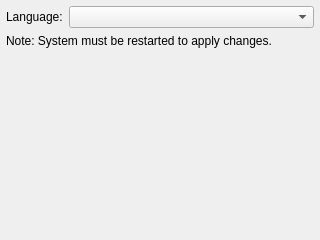
<?xml version="1.0" encoding="UTF-8"?>
<ui version="4.0">
 <class>LanguageWidget</class>
 <widget class="QWidget" name="LanguageWidget">
  <property name="geometry">
   <rect>
    <x>0</x>
    <y>0</y>
    <width>320</width>
    <height>240</height>
   </rect>
  </property>
  <property name="windowTitle">
   <string>About</string>
  </property>
  <layout class="QVBoxLayout" name="verticalLayout">
   <property name="leftMargin">
    <number>6</number>
   </property>
   <property name="topMargin">
    <number>6</number>
   </property>
   <property name="rightMargin">
    <number>6</number>
   </property>
   <property name="bottomMargin">
    <number>0</number>
   </property>
   <item>
    <layout class="QHBoxLayout" name="horizontalLayout" stretch="0,1">
     <item>
      <widget class="QLabel" name="label">
       <property name="text">
        <string>Language:</string>
       </property>
      </widget>
     </item>
     <item>
      <widget class="QComboBox" name="languages"/>
     </item>
    </layout>
   </item>
   <item>
    <widget class="QLabel" name="noteLabel">
     <property name="text">
      <string>Note: System must be restarted to apply changes.</string>
     </property>
     <property name="wordWrap">
      <bool>true</bool>
     </property>
    </widget>
   </item>
   <item>
    <spacer name="verticalSpacer">
     <property name="orientation">
      <enum>Qt::Vertical</enum>
     </property>
     <property name="sizeHint" stdset="0">
      <size>
       <width>20</width>
       <height>40</height>
      </size>
     </property>
    </spacer>
   </item>
  </layout>
 </widget>
 <resources/>
 <connections/>
</ui>
